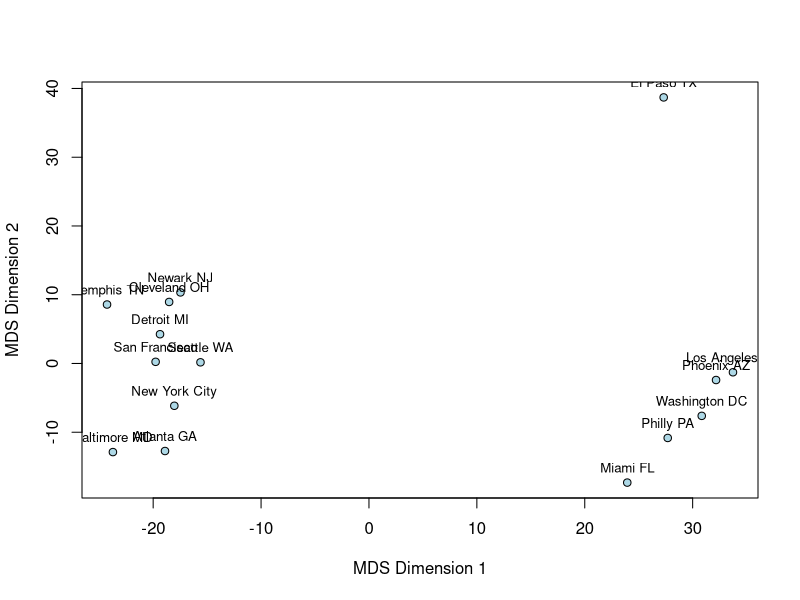
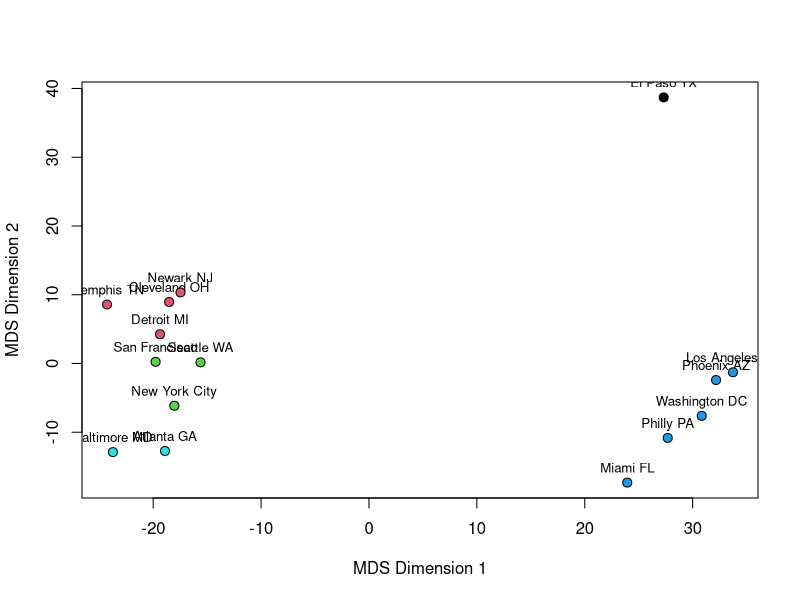
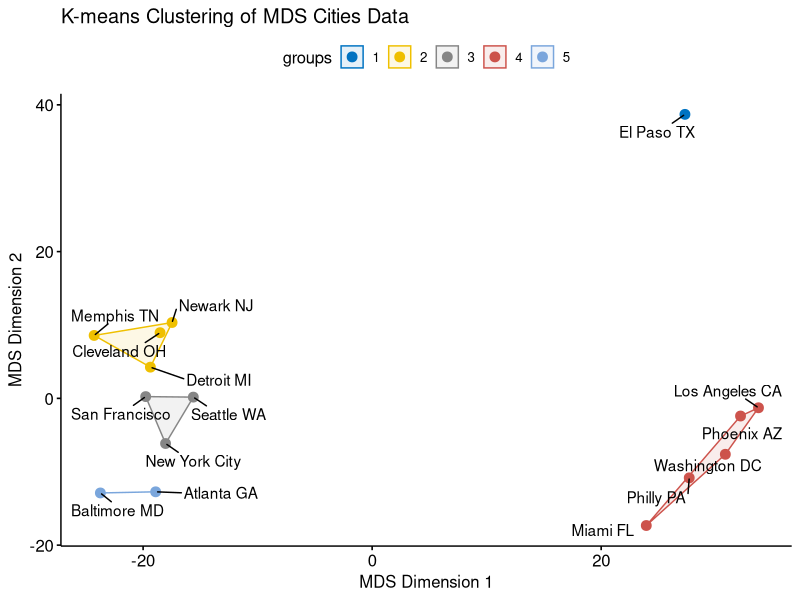

Reproduce these figures in R, in order.
## ---- chunk 1
library(cluster)
library(tidyverse)
library(ggpubr)
library(ggrepel)
## ---- chunk 2
# probably want to hide this chunk with echo=FALSE

data.rankings = data.frame("City" = c(
  "Washington DC",
  "Baltimore MD",
  "Miami FL",
  "Atlanta GA",
  "Philly PA",
  "New York City",
  "Newark NJ",
  "Phoenix AZ",
  "Los Angeles CA",
  "El Paso TX",
  "Seattle WA",
  "San Francisco",
  "Cleveland OH",
  "Detroit MI",
  "Memphis TN"
))
## ---- chunk 3
# probably want to hide this chunk with echo=FALSE

# the max ranking would be 700, but realistically anything higher than 100 is aggressive
data.rankings$project2 <- c(0,1,2,3,4,5,20,15,15,50,10,10,25,25,25)

# the max ranking would be 900, but realistically anything higher than 100 is aggressive
data.rankings$project3 <- c(0,50,5,50,2,50,50,3,1,4,50,50,50,50,50)

# the max ranking would be 34
data.rankings$project4 <- c(0,30,25,20,15,10,5,4,3,2,1,12,18,28,34)

# the max ranking would be 34
data.rankings$project5 <- c(0,3,25,20,15,10,5,34,30,2,12,1,18,28,4)
## ---- chunk 4
# probably want to hide this chunk with echo=FALSE

# move row names, keep only numeric fields
row.names(data.rankings) <- data.rankings$City
data.rankings <- data.rankings[2:5]
## ---- chunk 5
# probably want to hide this chunk with echo=FALSE
print(data.rankings)
## ---- chunk 6
# probably want to hide this chunk with echo=FALSE
knitr::kable(data.rankings)
## ---- chunk 7
# probably want to hide this chunk with echo=FALSE

# calculate MDS
mds.city <- cmdscale(dist(data.rankings))

# create an empty plot
plot(mds.city[, 1], mds.city[, 2], 
     type = "n", xlab = "MDS Dimension 1", 
     ylab = "MDS Dimension 2")

# add points
points(mds.city[, 1], mds.city[, 2], 
       pch = 21, bg = "lightblue")
text(mds.city[, 1], mds.city[, 2], 
     labels = row.names(data.rankings), 
     pos = 3, cex = 0.8)
## ---- chunk 8
# probably want to hide this chunk with echo=FALSE

clusters <- kmeans(mds.city, centers = 5)$cluster

# create an empty plot
plot(mds.city[, 1], mds.city[, 2], 
     type = "n", xlab = "MDS Dimension 1", 
     ylab = "MDS Dimension 2")

text(mds.city[, 1], mds.city[, 2], 
     labels = row.names(data.rankings), 
     pos = 3, cex = 0.8)

# add clusters to plot
points(mds.city[, 1], mds.city[, 2], 
       pch = 21, bg = clusters, cex = 1.2)

# updates data table
mds.df <- as.data.frame(mds.city)
mds.df$groups <- as.factor(clusters)
mds.df$city <- row.names(data.rankings) 

# VISUAL

# probably want to hide this chunk with echo=FALSE

# update plot with clusters
ggscatter(mds.df, x = "V1", y = "V2",
          color = "groups",
          palette = "jco",
          size = 3,
          ellipse = TRUE,
          ellipse.type = "convex",
          title = "K-means Clustering of MDS Cities Data",
          xlab = "MDS Dimension 1",
          ylab = "MDS Dimension 2") +
  geom_text_repel(aes(label = city), box.padding = 0.5)
